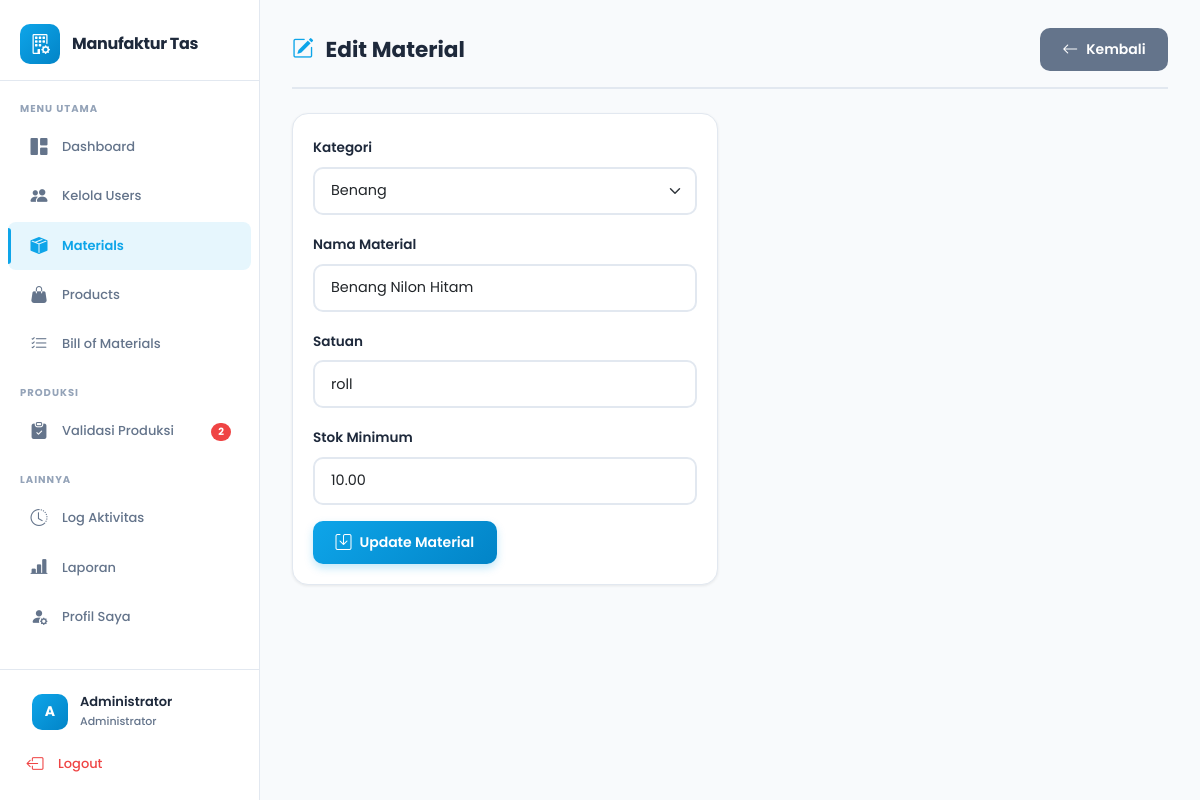
Screenshot of /pages/materials/edit.php?id=5 (signed in) with the database file from the repository.
### tables this page shows
CREATE TABLE `materials` (
  `id` int NOT NULL,
  `kategori_id` int NOT NULL,
  `nama_material` varchar(150) NOT NULL,
  `satuan` varchar(30) NOT NULL,
  `stok` decimal(10,2) DEFAULT '0.00',
  `stok_minimum` decimal(10,2) DEFAULT '0.00',
  `created_at` timestamp NULL DEFAULT CURRENT_TIMESTAMP
);

CREATE TABLE `kategori_material` (
  `id` int NOT NULL,
  `nama_kategori` varchar(100) NOT NULL
);

### pages/materials/edit.php (the view, shortened to what this page needs)
<?php
require_once '../../config/database.php';
$id = $_GET['id'] ?? 0;
$stmt = $pdo->prepare("SELECT * FROM materials WHERE id = ?");
$stmt->execute([$id]);
$material = $stmt->fetch();
$stmt = $pdo->query("SELECT * FROM kategori_material ORDER BY nama_kategori ASC");
$kategori = $stmt->fetchAll();
include '../../includes/header.php';
?>
<div class="page-header">
    <h2><i class="bi bi-pencil-square"></i> Edit Material</h2>
    <a href="index.php" class="btn btn-secondary">
        <i class="bi bi-arrow-left"></i> Kembali
    </a>
</div>
<div class="row">
    <div class="col-md-6">
        <div class="card">
            <div class="card-body">
                <form method="POST" action="">
                    <div class="mb-3">
                        <label class="form-label">Kategori</label>
                        <select name="kategori_id" class="form-select" required>
                            <?php foreach ($kategori as $k): ?>
                                <option value="<?php echo $k['id']; ?>" <?php echo $k['id'] == $material['kategori_id'] ? 'selected' : ''; ?>>
                                    <?php echo htmlspecialchars($k['nama_kategori']); ?>
                                </option>
                            <?php endforeach; ?>
                        </select>
                    </div>
                    <div class="mb-3">
                        <label class="form-label">Nama Material</label>
                        <input type="text" name="nama_material" class="form-control" value="<?php echo htmlspecialchars($material['nama_material']); ?>" required>
                    </div>
                    <div class="mb-3">
                        <label class="form-label">Satuan</label>
                        <input type="text" name="satuan" class="form-control" value="<?php echo htmlspecialchars($material['satuan']); ?>" required>
                    </div>
                    <div class="mb-3">
                        <label class="form-label">Stok Minimum</label>
                        <input type="number" step="0.01" name="stok_minimum" class="form-control" value="<?php echo $material['stok_minimum']; ?>" required>
                    </div>
                    <button type="submit" class="btn btn-primary">
                        <i class="bi bi-save"></i> Update Material
                    </button>
                </form>
            </div>
        </div>
    </div>
</div>
<?php include '../../includes/footer.php'; ?>

### assets/css/style.css (style rules this page uses)
:root { --primary: #0ea5e9; --primary-dark: #0284c7; --primary-light: rgba(14, 165, 233, 0.1); --success: #10b981; --danger: #ef4444; --warning: #f59e0b; --info: #3b82f6; --dark: #1e293b; --text: #334155; --text-light: #64748b; --bg: #f8fafc; --white: #ffffff; --border: #e2e8f0; --sidebar-width: 260px; --shadow-sm: 0 1px 3px rgba(0,0,0,0.08); --shadow: 0 4px 12px rgba(0,0,0,0.08); --shadow-lg: 0 10px 25px rgba(0,0,0,0.1); --radius: 12px; --radius-lg: 16px; }
* { margin: 0; padding: 0; box-sizing: border-box; }
body { font-family: 'Poppins', 'Segoe UI', sans-serif; background-color: var(--bg); color: var(--text); line-height: 1.6; }
.card { border: 1px solid var(--border); border-radius: var(--radius-lg); box-shadow: var(--shadow-sm); margin-bottom: 1.5rem; transition: all 0.25s ease; overflow: hidden; background: var(--white); }
.card-body { padding: 20px; }
.btn { border-radius: 10px; padding: 0.6rem 1.4rem; font-weight: 600; font-size: 0.875rem; transition: all 0.25s ease; border: none; display: inline-flex; align-items: center; gap: 0.5rem; font-family: 'Poppins', sans-serif; }
.btn i { font-size: 1rem; }
.btn-primary { background: linear-gradient(135deg, var(--primary), var(--primary-dark)); box-shadow: 0 4px 8px rgba(14,165,233,0.25); }
.btn-secondary { background: var(--text-light); color: white; }
.form-label { font-weight: 600; color: var(--dark); margin-bottom: 0.5rem; font-size: 0.85rem; }
.form-control, .form-select { border: 2px solid var(--border); border-radius: 10px; padding: 0.7rem 1rem; transition: all 0.25s ease; font-size: 0.9rem; font-family: 'Poppins', sans-serif; }
.page-header { display: flex; justify-content: space-between; align-items: center; margin-bottom: 24px; padding-bottom: 16px; border-bottom: 2px solid var(--border); }
.page-header h2 { font-weight: 700; font-size: 1.35rem; color: var(--dark); display: flex; align-items: center; gap: 0.75rem; margin: 0; }
.page-header h2 i { color: var(--primary); }

### rows the page displays
materials: kategori_id "Benang", nama_material "Benang Nilon Hitam", satuan "roll", stok_minimum "10.00"

### other values shown
$pending_count "2"
substr($_SESSION['nama'], 0, 1) "A"
$_SESSION['nama'] "Administrator"
$_SESSION['role'] "Administrator"
